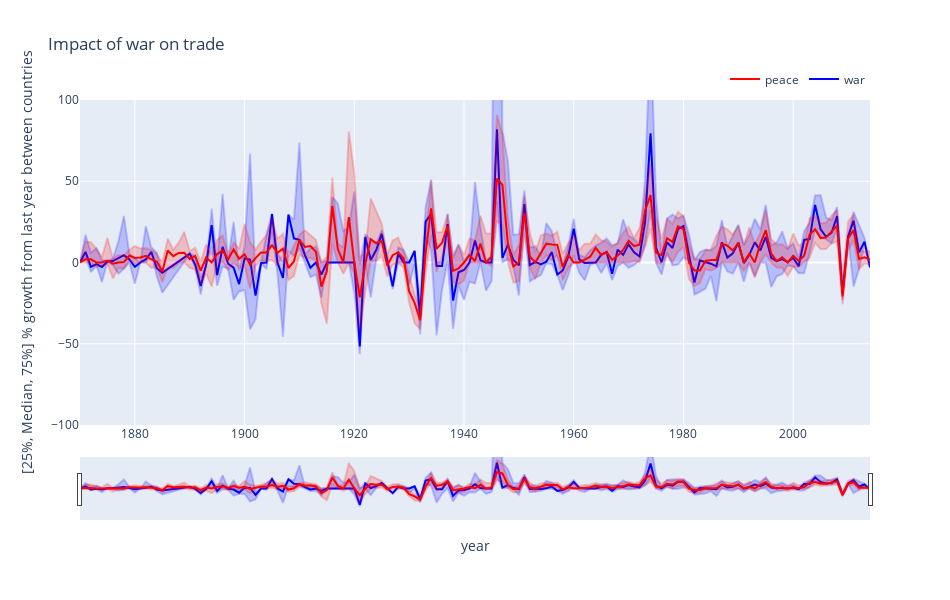

Notebook code for this chart:
### Code cell
# plot war and trade
fig = go.Figure()

fig.add_trace(go.Scatter(
    x=war_trade_year['year'],
    y=war_trade_year['q1_imports_growth'],
    fill='none',
    line_color='rgba(0,0,255,0.2)',
    showlegend=False,
    name='war',
))
fig.add_trace(go.Scatter(
    x=war_trade_year['year'],
    y=war_trade_year['q3_imports_growth'],
    fill='tonexty',
    fillcolor='rgba(0,0,255,0.2)',
    line_color='rgba(0,0,255,0.2)',
    showlegend=False,
    name='war',
))
fig.add_trace(go.Scatter(
    x=war_trade_year['year'],
    y=war_trade_year['median_imports_growth'],
    line_color='rgb(0,0,255)',
    name='war',
))

fig.add_trace(go.Scatter(
    x=peace_trade_year['year'],
    y=peace_trade_year['q1_imports_growth'],
    fill='none',
    line_color='rgba(255,0,0,0.2)',
    showlegend=False,
    name='peace',
))
fig.add_trace(go.Scatter(
    x=peace_trade_year['year'],
    y=peace_trade_year['q3_imports_growth'],
    fill='tonexty',
    fillcolor='rgba(255,0,0,0.2)',
    line_color='rgba(255,0,0,0.2)',
    showlegend=False,
    name='peace',
))
fig.add_trace(go.Scatter(
    x=peace_trade_year['year'],
    y=peace_trade_year['median_imports_growth'],
    line_color='rgb(255,0,0)',
    name='peace',
))
fig.update_layout(
    xaxis=dict(
        rangeslider=dict(
            visible=True
        ),
        type="date"
    ),
    legend=custom_hlegend,
    title=f"Impact of war on trade",
    xaxis_title="year",
    yaxis_title="[25%, Median, 75%] % growth from last year between countries",
    width=FIGURE_WIDTH, 
    height=FIGURE_HEIGHT
)
fig.update_yaxes(range=[-100, 100])
fig.update_traces(mode='lines')
fig.write_html('fig/war_trade.html', include_plotlyjs='cdn', full_html=False)
fig.show()

### Figure 1 — Plotly figure (JSON) as saved in the notebook; plotly's stock layout.template omitted (floating-point values rounded to 4 significant figures; data arrays with more than 128 entries replaced by an {"elided": "..."} marker saying what was removed)
{"data": [{"fill": "none", "line": {"color": "rgba(0,0,255,0.2)"}, "mode": "lines", "name": "war", "showlegend": false, "type": "scatter", "x": {"elided": "141 int values"}, "y": {"elided": "141 float values"}}, {"fill": "tonexty", "fillcolor": "rgba(0,0,255,0.2)", "line": {"color": "rgba(0,0,255,0.2)"}, "mode": "lines", "name": "war", "showlegend": false, "type": "scatter", "x": {"elided": "141 int values"}, "y": {"elided": "141 float values"}}, {"line": {"color": "rgb(0,0,255)"}, "mode": "lines", "name": "war", "type": "scatter", "x": {"elided": "141 int values"}, "y": {"elided": "141 float values"}}, {"fill": "none", "line": {"color": "rgba(255,0,0,0.2)"}, "mode": "lines", "name": "peace", "showlegend": false, "type": "scatter", "x": {"elided": "145 int values"}, "y": {"elided": "145 float values"}}, {"fill": "tonexty", "fillcolor": "rgba(255,0,0,0.2)", "line": {"color": "rgba(255,0,0,0.2)"}, "mode": "lines", "name": "peace", "showlegend": false, "type": "scatter", "x": {"elided": "145 int values"}, "y": {"elided": "145 float values"}}, {"line": {"color": "rgb(255,0,0)"}, "mode": "lines", "name": "peace", "type": "scatter", "x": {"elided": "145 int values"}, "y": {"elided": "145 float values"}}], "layout": {"height": 600, "legend": {"orientation": "h", "x": 1, "xanchor": "right", "y": 1.02, "yanchor": "bottom"}, "title": {"text": "Impact of war on trade"}, "width": 950, "xaxis": {"rangeslider": {"visible": true}, "title": {"text": "year"}, "type": "date"}, "yaxis": {"range": [-100, 100], "title": {"text": "[25%, Median, 75%] % growth from last year between countries"}}}}
